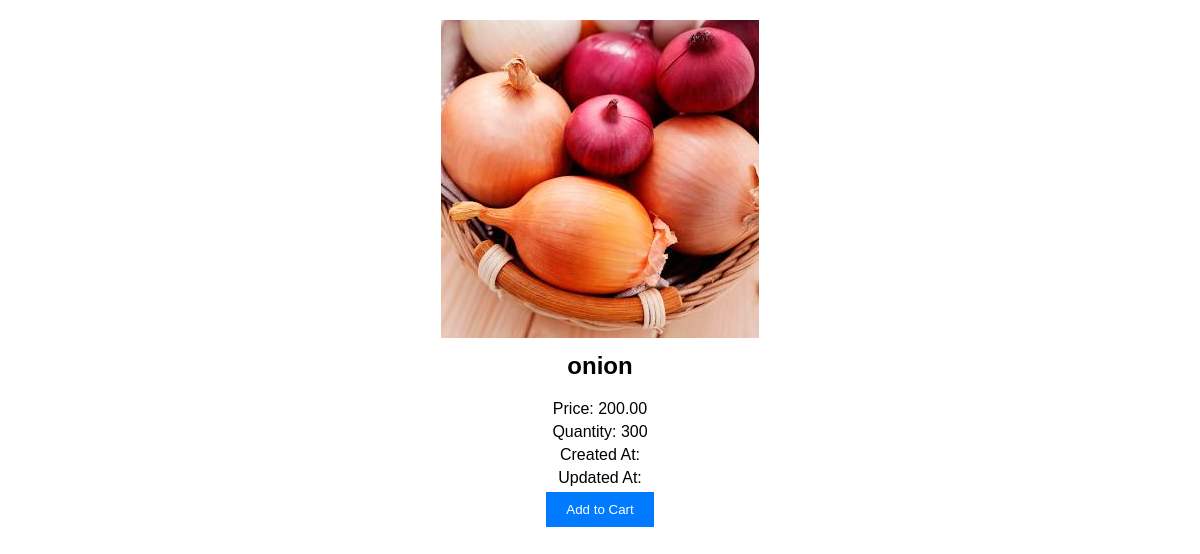
The page /inventory/products/8/ on the database its author committed.
### inventory/models.py (models this page shows)
class Product(models.Model):
    Vendor= models.ForeignKey(Vendor,null=True,on_delete=models.CASCADE)
    name=models.CharField(max_length=32)
    price =models.DecimalField(max_digits=8,decimal_places=2)
    description = models.TextField(max_length=20,null=True)
    image =models.ImageField()
    quantity = models.PositiveIntegerField()
    date_created=models.DateTimeField(auto_now_add=True)
    date_updated=models.DateTimeField(auto_now=True)

### inventory/views.py (the view)
# urls.py: path("products/<int:id>/",product_detail,name="product_detail_view"),
def product_detail(request,id):
  product=Product.objects.get(id=id)
  return render(request,'inventory/product_detail.html',{'product':product})

### templates/inventory/product_detail.html (shortened to what this page needs)
<!DOCTYPE html>
<html lang="en">
<head>
</head>
<body>
  <img src="{{ product.image.url }}" alt="{{ product.name }}" />
  <h2>{{ product.name }}</h2>
  <p>Price: {{ product.price }}</p>
  <p>Quantity: {{ product.quantity }}</p>
  <p>Created At: {{ product.created_at }}</p>
  <p>Updated At: {{ product.updated_at }}</p>
  <button>Add to Cart</button>
</body>
</html>

### templates/inventory/product_detail.html (style rules this page uses)
body { font-family: Arial, sans-serif; margin: 0; padding: 0; text-align: center; }
img { max-width: 100%; height: auto; margin-top: 20px; }
h2 { margin-top: 10px; }
p { margin: 5px 0; }
button { padding: 10px 20px; background-color: #007bff; color: #fff; border: none; cursor: pointer; }

### rows shown on the page
Product: image (picture), name "onion", price "200.00", quantity "300"
